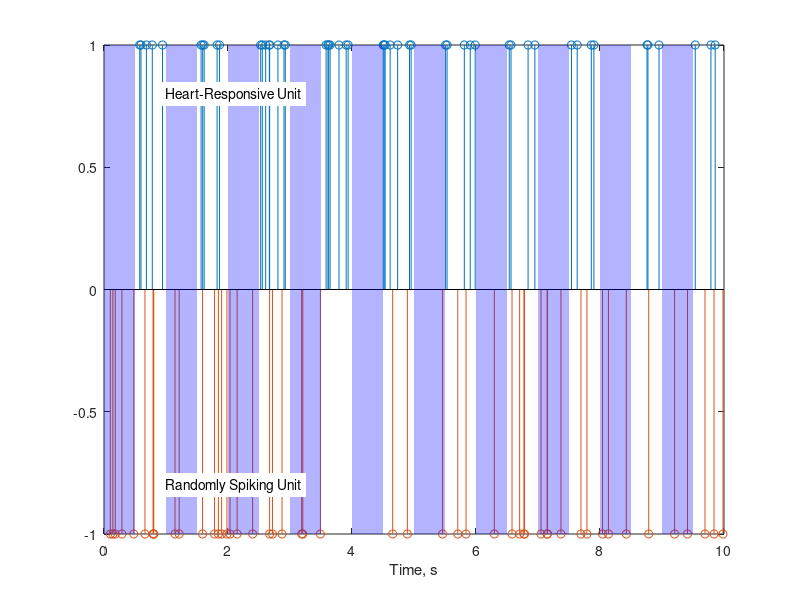

The MATLAB source for this figure: (Note: this script raises an error after producing the figure.)
function testsim_singleUnit_stability
% This script illustrates if Fano factor is affected by heart modulations
%
% in this example, two groups of units with the same firing rate are 
% simulated. One spikes randomly and another one has heart-related 
% modulations.
%

stability1 = nan(1000, 1);
stability2 = nan(1000, 1);

heartBeatStarts = [0:9];

for simNum = 1:1000

    t1 = sort(rand(100, 1) * 10); % random timestamps, 10s @ 10 Hz
    
    % drop half of the t1 times imitation hart-beat modulation at 2 Hz
    t1_to_drop = arrayfun(@(x) t1 > x & t1 < x + 0.5, heartBeatStarts, 'UniformOutput', false);
    t1_to_drop = any([t1_to_drop{:}]');
    t1 = t1(~t1_to_drop);
    
    t2 = sort(rand(1, 50) * 10); % random timestamps, 10s @ 5 Hz (as I dropped half of the time stamps of t1)
    
    if simNum == 1
        figure, stem(t1, ones(length(t1),1)), hold on, stem(t2,(-1)*ones(length(t2),1))
        arrayfun(@(x) fill([x+0.5 x x x+0.5], [-1 -1 1 1], 'b', 'LineStyle', 'none', 'FaceAlpha', 0.3), heartBeatStarts, 'UniformOutput', false)
        text(1, -0.8, 'Randomly Spiking Unit', 'BackgroundColor', 'w')
        text(1, 0.8, 'Heart-Responsive Unit', 'BackgroundColor', 'w')
        xlabel('Time, s')
        hold off
    end
    
    FR1 = smooth(diff(t1),10); % the same type of smoothing we have in spike analysis
    FR2 = smooth(diff(t2),10);
    
    stability1(simNum)=nanstd(FR1)/nanmean(FR1); % compute Fano-factor
    stability2(simNum)=nanstd(FR2)/nanmean(FR2);

end

figure,
boxplot([stability1 stability2])
ylabel('Stability: std/mean')
set(gca, 'XTickLabel', {'Heart-Responsive Unit', 'Randomly Spiking Unit'})

end

